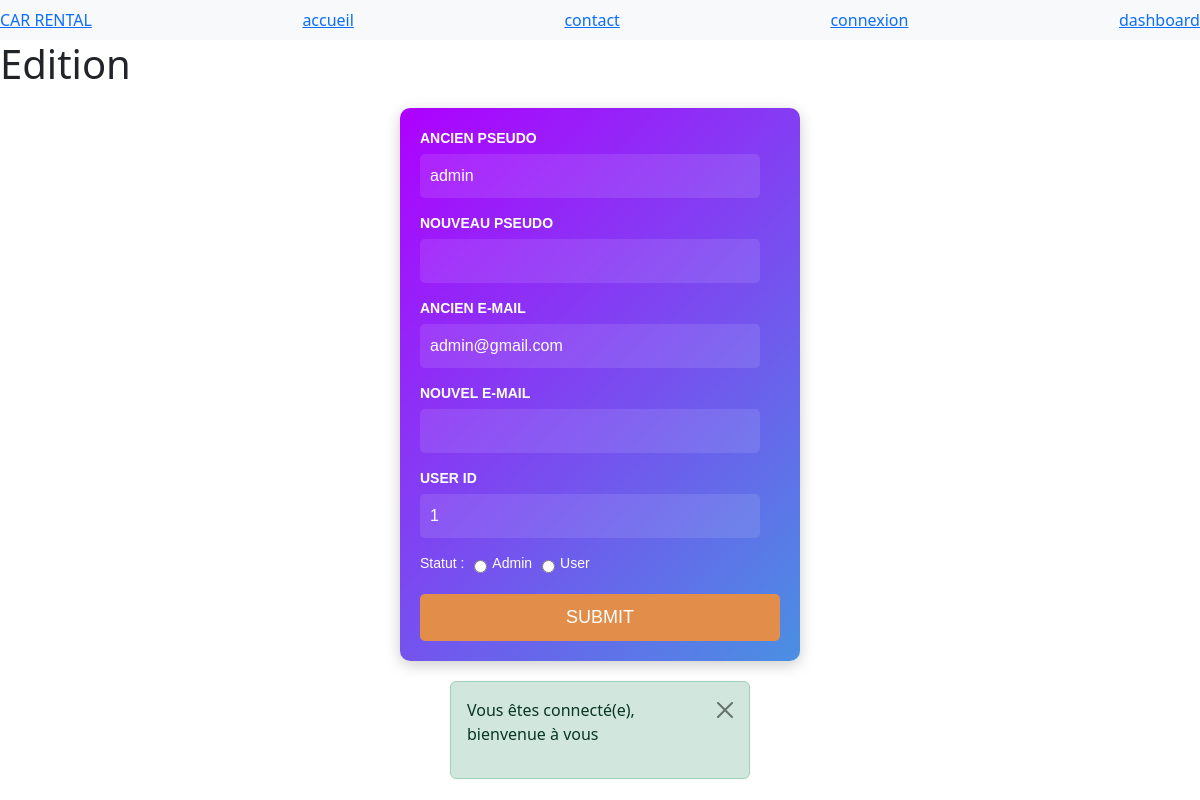
Screenshot of /admin/dashboard/users/modifier/1 (signed in) with the database file from the repository.
### tables this page shows
CREATE TABLE `user` (
  `id` int(11) NOT NULL,
  `pseudo` varchar(255) NOT NULL,
  `email` varchar(255) NOT NULL,
  `mot_de_passe` varchar(255) NOT NULL,
  `statut` tinyint(1) DEFAULT 0
);

### src/Controller/Admin/AbstractAdminController.php (called while the page is built, shortened)
<?php
abstract class AbstractAdminController
{
    protected function render(string $path, array $param = [])
    {
        extract($param);
        require_once DIR_PATH . "/templates/admin/{$path}.php";
        require_once DIR_PATH . '/templates/admin/base.php';
    }
}

### src/Controller/Admin/AdminUserController.php (called while the page is built, shortened)
<?php
class AdminUserController extends AbstractAdminController
{
    public function showUserUpdateForm($param)
    {
        $users = new UserRepository();
        $user = $users->getUserById($param['id']);
        $this->render('user-update-form', ['user'  => $user]);
    }
}

### public/index.php (called while the page is built, shortened)
<?php
require_once '../src/Core/Autoloader.php';
$router = new Router();
$router->execute();

### src/Core/Autoloader.php (called while the page is built, shortened)
<?php
class Autoloader
{
    public static function autoload()
    {
        spl_autoload_register(function ($a) {
            $path = "$a.php";
            $path = str_replace('App', '', $path);
            $path = str_replace('\\', DIRECTORY_SEPARATOR, $path);
            $dirPath = str_replace(DIRECTORY_SEPARATOR . "Core", '', __DIR__);
        });
    }
}

### src/Core/Database.php (called while the page is built, shortened)
<?php
class Database
{
    private static string $host = 'localhost';
    private static string $dbName = 'car_location';
    private static string $userName = 'root';
    private static string $password = '';
    private static \PDO $connexion;
    public static function initConnection()
    {
        try {
            self::$connexion = new \PDO('mysql:host=' . self::$host . ';dbname=' . self::$dbName . ';charset=utf8mb4', self::$userName, self::$password);
        } catch (\PDOException $e) {
            echo 'Erreur' . $e->getMessage();
            exit;
        }
    }
    public static function getConnexion()
    {
        return self::$connexion;
    }
}

### src/Repository/AbstractRepository.php (called while the page is built, shortened)
<?php
abstract class AbstractRepository
{
    public function __construct()
    {
        $this->pdo = Database::getConnexion();
    }
}

### src/Repository/UserRepository.php (called while the page is built, shortened)
<?php
class UserRepository extends AbstractRepository
{
    public function getUserById(int $id)
    {
        $stmt = $this->pdo->prepare("SELECT * FROM user WHERE id = :id");
        $stmt->bindParam(':id', $id, \PDO::PARAM_INT);
        $stmt->execute();
        return $stmt->fetch(\PDO::FETCH_ASSOC);
    }
}

### templates/admin/user-update-form.php (the view)
<h1>Edition</h1>
<form action="<?= SITE_NAME ?>/update" method="POST">
    <div>
        <label for="ancien-pseudo">Ancien Pseudo</label>
        <input type="text" id="ancien-pseudo" name="ancien-pseudo" value="<?= $user['pseudo'] ?>" readonly>
    </div>
    <div>
        <label for="nouveau-pseudo">Nouveau Pseudo</label>
        <input type="text" id="nouveau-pseudo" name="nouveau-pseudo">
    </div>
    <div>
        <label for="ancien-email">Ancien E-mail</label>
        <input type="text" id="ancien-email" name="ancien-email" value="<?= $user['email'] ?>" readonly>
    </div>
    <div>
        <label for="nouvel-email">Nouvel E-mail</label>
        <input type="text" id="nouvel-email" name="nouvel-email">
    </div>
    <div>
        <label for="user-id">User Id</label>
        <input type="text" name="user-id" id="user-id" value="<?= $user['id'] ?>" readonly>
    </div>
    <div class="radio-group">
        <label>Statut :</label>
        <input type="radio" id="admin" name="statut" value="true" <?php ($user['statut'] ? "checked" : "") ?>>
        <label for="admin">Admin</label>
        <input type="radio" id="user" name="statut" value="false" <?php ($user['statut'] ? "checked" : "") ?>>
        <label for="user">User</label>
    </div>
    <input type="submit">
</form>

### src/Core/Router.php (shortened to what this page needs)
<?php
class Router
{
    private array $routes;
    public function __construct()
    {
        $this->add_route('/admin/dashboard/users/modifier/{id}', function ($param) {
            $this->currentController = new AdminUserController();
            $this->currentController->showUserUpdateForm($param);
        });
    }
    private function add_route(string $route, callable $closure)
    {
        $route = str_replace('/', '\/', $route);
        $pattern = preg_replace('/\{(\w+)\}/', '(?P<$1>[^\/]+)', $route);
        $pattern = '/^' . $pattern . '$/';
        $this->routes[$pattern] = $closure;
    }
    public function execute()
    {
        $requestUri = $_SERVER['REQUEST_URI'];
        $requestUri = str_replace('/car_location-main', '', $requestUri);
        foreach ($this->routes as $key => $closure) {
            if (preg_match($key, $requestUri, $matches)) {
                array_shift($matches);
                $closure($matches);
                return;
            }
        }
    }
}

### public/css/style.css (style rules this page uses)
* { margin: 0; padding: 0; box-sizing: border-box; }
form { background: linear-gradient(135deg, rgb(174, 0, 255), #4a90e2); padding: 20px; border-radius: 10px; box-shadow: 0 4px 15px rgba(0, 0, 0, 0.2); max-width: 400px; margin: 20px auto; color: #fff; font-family: Arial, sans-serif; }
form div { margin-bottom: 15px; }
form label { display: block; margin-bottom: 5px; font-weight: bold; font-size: 14px; text-transform: uppercase; }
form input[type="email"], form input[type="password"], form input[type="text"] { width: calc(100% - 20px); padding: 10px; margin: 0; border: none; border-radius: 5px; background: rgba(255, 255, 255, 0.1); color: #fff; font-size: 16px; transition: background 0.3s, transform 0.3s; }
form input[type="submit"] { width: 100%; padding: 10px; border: none; border-radius: 5px; background: #e28e4a; color: #fff; font-size: 18px; text-transform: uppercase; cursor: pointer; transition: background 0.3s, transform 0.3s; }
.radio-group { display: flex; align-items: center; }
.radio-group label { margin-right: 10px; font-weight: normal; text-transform: none; }
.radio-group input[type="radio"] { margin-right: 5px; }

### rows the page displays
user: ancien-pseudo "admin", ancien-email "admin@gmail.com", user-id "1"
